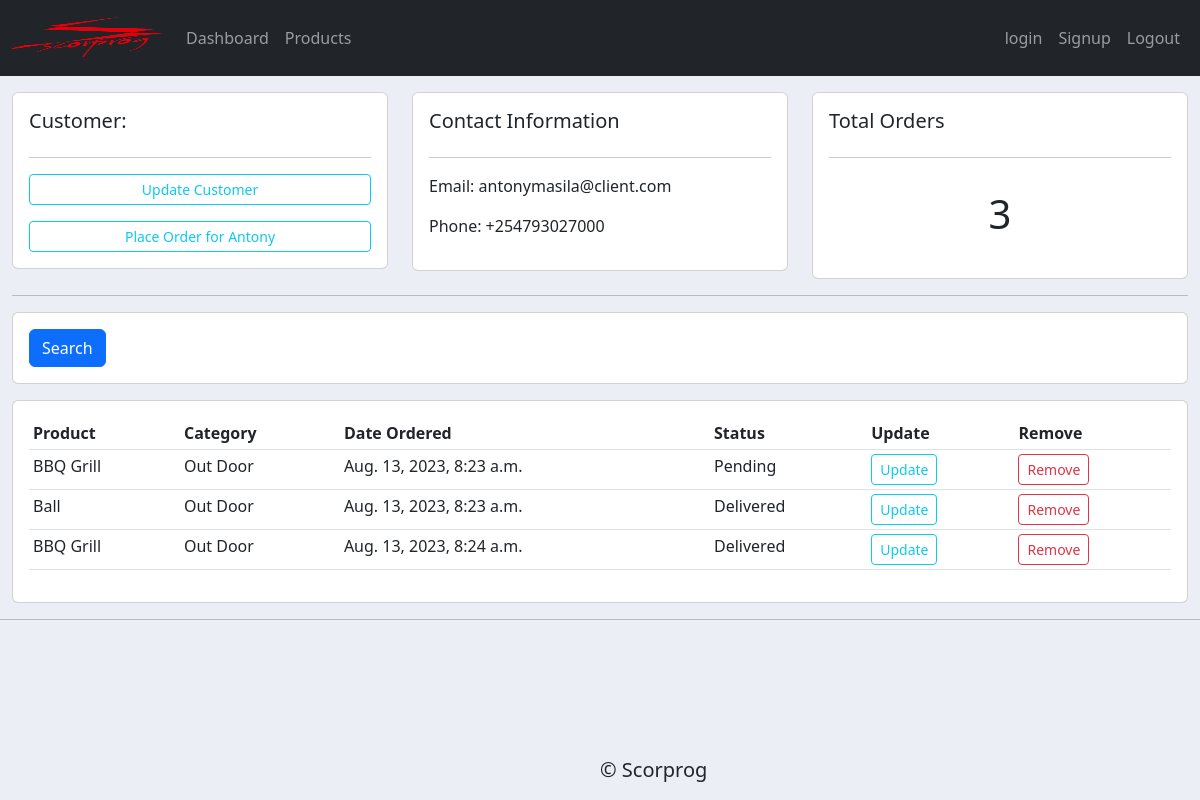
The app's page /customer/2/ with its own data.
### accounts/models.py (models this page shows, shortened)
class Customer(models.Model):
    first_name = models.CharField(max_length=100, null=True)
    last_name = models.CharField(max_length=100, null=True)
    email = models.EmailField(max_length=100, null=True)
    phone = models.CharField(null=True, unique=True, max_length=50)
    date_created = models.DateTimeField(auto_now_add=True)

class Order(models.Model):
    STATUS = (
        ('Pending','Pending'),
        ('Out for delivery','Out for delivery'),
        ('Delivered', 'Delivered')
    )
    customer = models.ForeignKey(Customer, null=True, on_delete=models.SET_NULL)
    product = models.ForeignKey(Product, null=True, on_delete=models.SET_NULL)
    date_created = models.DateTimeField(auto_now_add=True, null=True)
    status = models.CharField(max_length=50, choices=STATUS)

class Product(models.Model):
    CATEGORY = (
        ('Indoor', 'Indoor'),
        ('Out Door', 'Out Door')
    )
    product_name = models.CharField(max_length=100, null=True)
    price = models.FloatField(null=True)
    category = models.CharField(max_length=100, null=True, choices=CATEGORY)
    description = models.TextField(max_length=250, null=True, blank=True)
    date_created = models.DateTimeField(auto_now_add=True)
    tag = models.ManyToManyField(Tag)
    def __str__(self):
        return self.product_name

### accounts/views.py (the view)
# urls.py: path('customer/<int:id>/', views.customers, name='customer'),
def customers(request, id):
    customer = Customer.objects.get(id=id)
    orders = customer.order_set.all()
    context={
        'customer' : customer,
        'orders' : orders
    }
    return render(request, 'accounts/customer.html', context)

### accounts/templates/accounts/customer.html (shortened to what this page needs)
{% extends 'accounts/base.html'%}
{% block content %}
<div class="container-fluid mt-3">
    <div class="row mb-3">
        <div class="col-md">
            <div class="card card-body">
                <h5>Customer: </h5>
                <hr>
                <a href="" class="btn btn-outline-info btn-sm btn-block mb-3">Update Customer</a>
                <a href="{% url 'create_order' customer.id %}" class="btn btn-outline-info btn-sm btn-block">Place Order
                    for {{ customer.first_name }}</a>
            </div>
        </div>
        <div class="col-md">
            <div class="card card-body">
                <h5>Contact Information</h5>
                <hr>
                <p>Email: {{ customer.email }}</p>
                <p>Phone: {{ customer.phone }}</p>
            </div>
        </div>
        <div class="col-md">
            <div class="card card-body">
                <h5>Total Orders</h5>
                <hr>
                <h1 class="text-center p-3">{{ orders.count }}</h1>
            </div>
        </div>
    </div>
    <hr>
    <div class="row mb-3">
        <div class="col">
            <div class="card card-body">
                <form method="GET">
                    <button class="btn btn-primary" type="submit">Search</button>
                </form>
            </div>
        </div>
    </div>
    <div class="row mb-3">
        <div class="col-md">
            <div class="card card-body">
                <table class="table table-sm">
                    <tr>
                        <th>Product</th>
                        <th>Category</th>
                        <th>Date Ordered</th>
                        <th>Status</th>
                        <th>Update</th>
                        <th>Remove</th>
                    </tr>
                    {% for order in orders %}
                    <tr>
                        <td>{{ order.product }}</td>
                        <td>{{ order.product.category}}</td>
                        <td>{{ order.date_created }}</td>
                        <td>{{ order.status }}</td>
                        <td><a href="{% url 'update_order' order.id %}">
                                <div class="btn btn-sm btn-outline-info">Update</div>
                            </a></td>
                        <td><a href="{% url 'delete_order' order.id %}">
                                <div class="btn btn-sm btn-outline-danger">Remove</div>
                            </a></td>
                    </tr>
                    {% endfor %}
                </table>
            </div>
        </div>
    </div>
</div>
{% endblock content%}

### static/css/main.css (style rules this page uses)
body { background-color: #ebeff5; }

### records on screen
Customer: first_name "Antony", email "antonymasila@client.com", phone "+254793027000", count "3"
Order: product "BBQ Grill", product.category "Out Door", date_created "Aug. 13, 2023, 8:23 a.m.", status "Pending"
Order: product "Ball", product.category "Out Door", date_created "Aug. 13, 2023, 8:23 a.m.", status "Delivered"
Order: product "BBQ Grill", product.category "Out Door", date_created "Aug. 13, 2023, 8:24 a.m.", status "Delivered"
